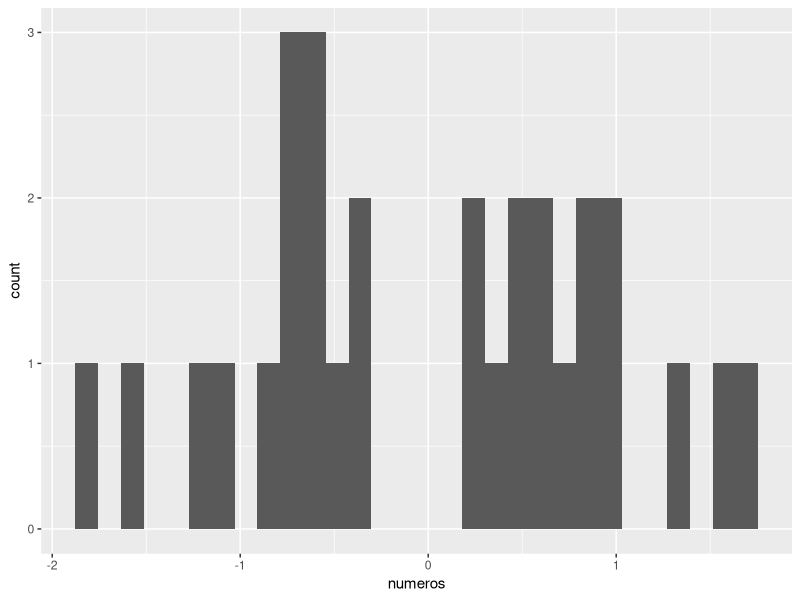

R code for this plot:
## ---- chunk 1
message("Esto es un mensaje ")
## ---- chunk 2
library(ggplot2)
## ---- chunk 3
numeros <- rnorm(30, 0,1) # Números aleatorios
numeros[19] <- NA # Agrego un NA
x <- as.data.frame(numeros)

ggplot(x, aes(x=numeros))+
  geom_histogram()
## ---- chunk 4
seq_mala <- seq(-20,10)
loga <- log10(seq_mala)

mean(loga)
## ---- chunk 5
    mat <- matrix(letters[5:20], nrow = 5)

    mean(mat)
    str(mat)
## ---- chunk 6
mat2 <- matrix(sample(50), nrow = 5)
mat2[5,5] <- NA
mat2

mean(mat2)
## ---- chunk 7
mean(mat2, na.rm = TRUE)
